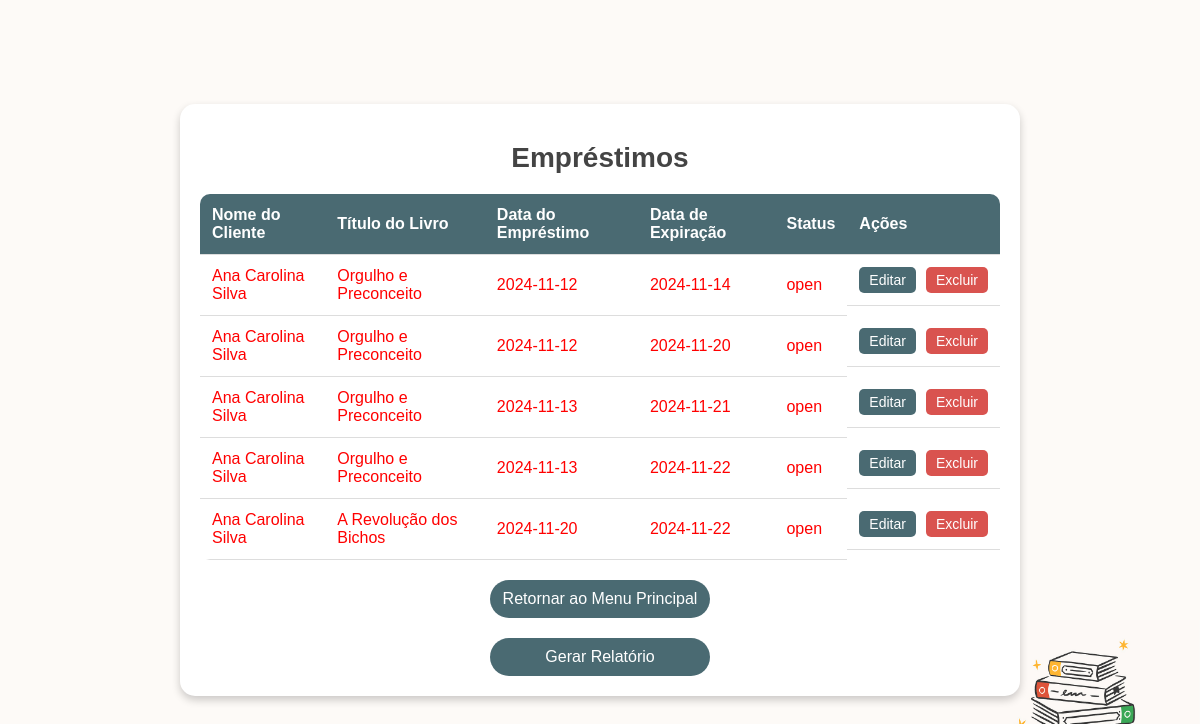
Before: /list_loans with the older database file.
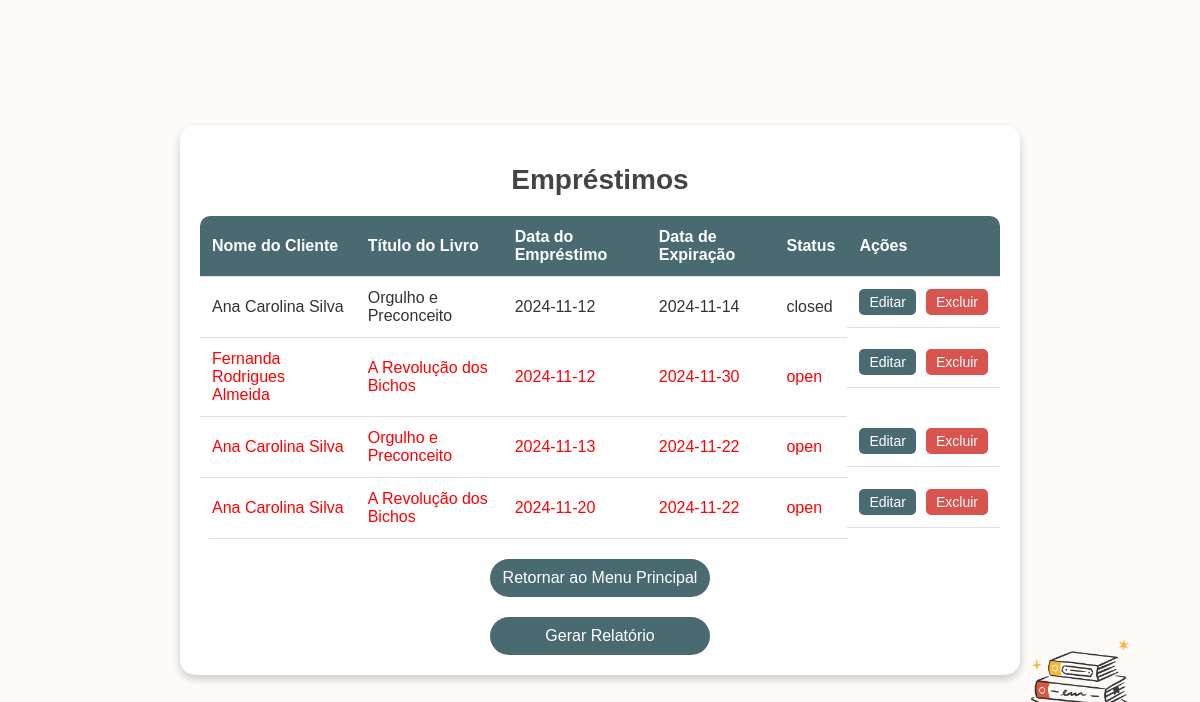
After: the same page with the newer database file.
### app.py (models this page shows)
class Loan(db.Model):
    id = db.Column(db.Integer, primary_key=True)
    client_id = db.Column(db.Integer, db.ForeignKey('client.id'), nullable=False)
    book_id = db.Column(db.Integer, db.ForeignKey('book.id'), nullable=False)
    loan_date = db.Column(db.String(10), nullable=False)  # Formato DD/MM/AAAA
    return_date = db.Column(db.String(10), nullable=False)  # Formato DD/MM/AAAA
    status = db.Column(db.String(10), nullable=False, default='open')
    client = db.relationship('Client', backref=db.backref('loans', lazy=True))
    book = db.relationship('Book', backref=db.backref('loans', lazy=True))

class Client(db.Model):
    id = db.Column(db.Integer, primary_key=True)
    name = db.Column(db.String(100), nullable=False)
    cpf = db.Column(db.String(14), nullable=False)
    telefone = db.Column(db.String(15), nullable=True)  # Formato (XX) XXXXX-XXXX
    email = db.Column(db.String(100), nullable=True)

class Book(db.Model):
    id = db.Column(db.Integer, primary_key=True)
    title = db.Column(db.String(100), nullable=False)
    author = db.Column(db.String(100), nullable=False)
    publisher = db.Column(db.String(100), nullable=True)
    data_publicacao = db.Column(db.String(10), nullable=True)  # Formato DD/MM/AAAA
    genero_literario = db.Column(db.String(50), nullable=True)

### app.py (the view)
@app.route('/list_loans')
def list_loans():
    try:
        app.logger.debug("Accessing list_loans route")
        loans = Loan.query.options(
            db.joinedload(Loan.client),
            db.joinedload(Loan.book)
        ).all()
        app.logger.debug(f"Found {len(loans)} loans")
        return render_template('list_loans.html', loans=loans)
    except Exception as e:
        app.logger.error(f"Error in list_loans: {str(e)}")
        return f"Error loading loans: {str(e)}", 500

### templates/list_loans.html (shortened to what this page needs)
<!DOCTYPE html>
<html lang="en">
<head>
</head>
<body>
    <div class="container">
        <h1>Empréstimos</h1>
        <table>
            <thead>
                <tr>
                    <th>Nome do Cliente</th>
                    <th>Título do Livro</th>
                    <th>Data do Empréstimo</th>
                    <th>Data de Expiração</th>
                    <th>Status</th>
                    <th>Ações</th>
                </tr>
            </thead>
            <tbody>
                {% if loans %}
                    {% for loan in loans %}
                    <tr class="{{ 'open' if loan.status == 'open' else '' }}">
                        <td>{{ loan.client.name }}</td>
                        <td>{{ loan.book.title }}</td>
                        <td>{{ loan.loan_date }}</td>
                        <td>{{ loan.return_date }}</td>
                        <td>{{ loan.status }}</td>
                        <td class="action-buttons">
                            <a href="{{ url_for('edit_loan', loan_id=loan.id) }}"><button>Editar</button></a>
                            <form action="{{ url_for('delete_loan', loan_id=loan.id) }}" method="post" onsubmit="return confirm('Tem certeza que deseja excluir este empréstimo?');">
                                <button type="submit">Excluir</button>
                            </form>
                        </td>
                    </tr>
                    {% endfor %}
                {% else %}
                    <tr>
                        <td colspan="6" style="text-align: center;">Nenhum empréstimo registrado</td>
                    </tr>
                {% endif %}
            </tbody>
        </table>
        <a href="{{ url_for('home') }}" class="return-button">Retornar ao Menu Principal</a>
        <a href="#" class="generate-report-button">Gerar Relatório</a>
    </div>
</body>
</html>

Changed rows visible on the page:
removed Loan: client.name "Ana Carolina Silva", book "Orgulho e Preconceito", loan_date "2024-11-12", return_date "2024-11-20", status "open"
changed Loan: status "open" → "closed"
changed Loan: client.name "Ana Carolina Silva" → "Fernanda Rodrigues Almeida"; book "Orgulho e Preconceito" → "A Revolução dos Bichos"; loan_date "2024-11-13" → "2024-11-12"; return_date "2024-11-21" → "2024-11-30"
